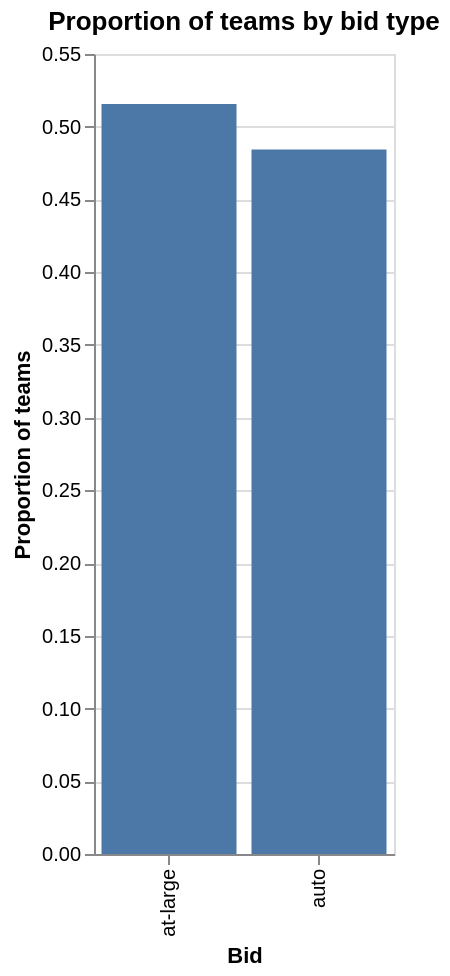

This figure's notebook cell:
### Code cell
# With bid as the categorical variable, compute the proportions first
bid_proportions = (basketball_tidy["bid"]
                   .value_counts(normalize=True)
                   .reset_index()
                  )
bid_proportion_columns = ["bid", "proportion"]

# Create visualization
bid_proportion_chart = alt.Chart(bid_proportions).mark_bar().encode(
    x=alt.X("bid:N").title("Bid"),
    y=alt.Y("proportion:Q").title("Proportion of teams"),
).properties(
    title="Proportion of teams by bid type",
    width=150,
    height=400
)

bid_proportion_chart

### Figure 1 — Vega-Lite specification as saved in the notebook (floating-point values rounded to 4 significant figures)
{"config": {"view": {"continuousWidth": 300, "continuousHeight": 300}}, "data": {"name": "data-76f84b4561361f9ba4c54ab1fb2a13f1"}, "mark": {"type": "bar"}, "encoding": {"x": {"field": "bid", "title": "Bid", "type": "nominal"}, "y": {"field": "proportion", "title": "Proportion of teams", "type": "quantitative"}}, "height": 400, "title": "Proportion of teams by bid type", "width": 150, "$schema": "https://vega.github.io/schema/vega-lite/v5.20.1.json", "datasets": {"data-76f84b4561361f9ba4c54ab1fb2a13f1": [{"bid": "at-large", "proportion": 0.5156}, {"bid": "auto", "proportion": 0.4844}]}}
